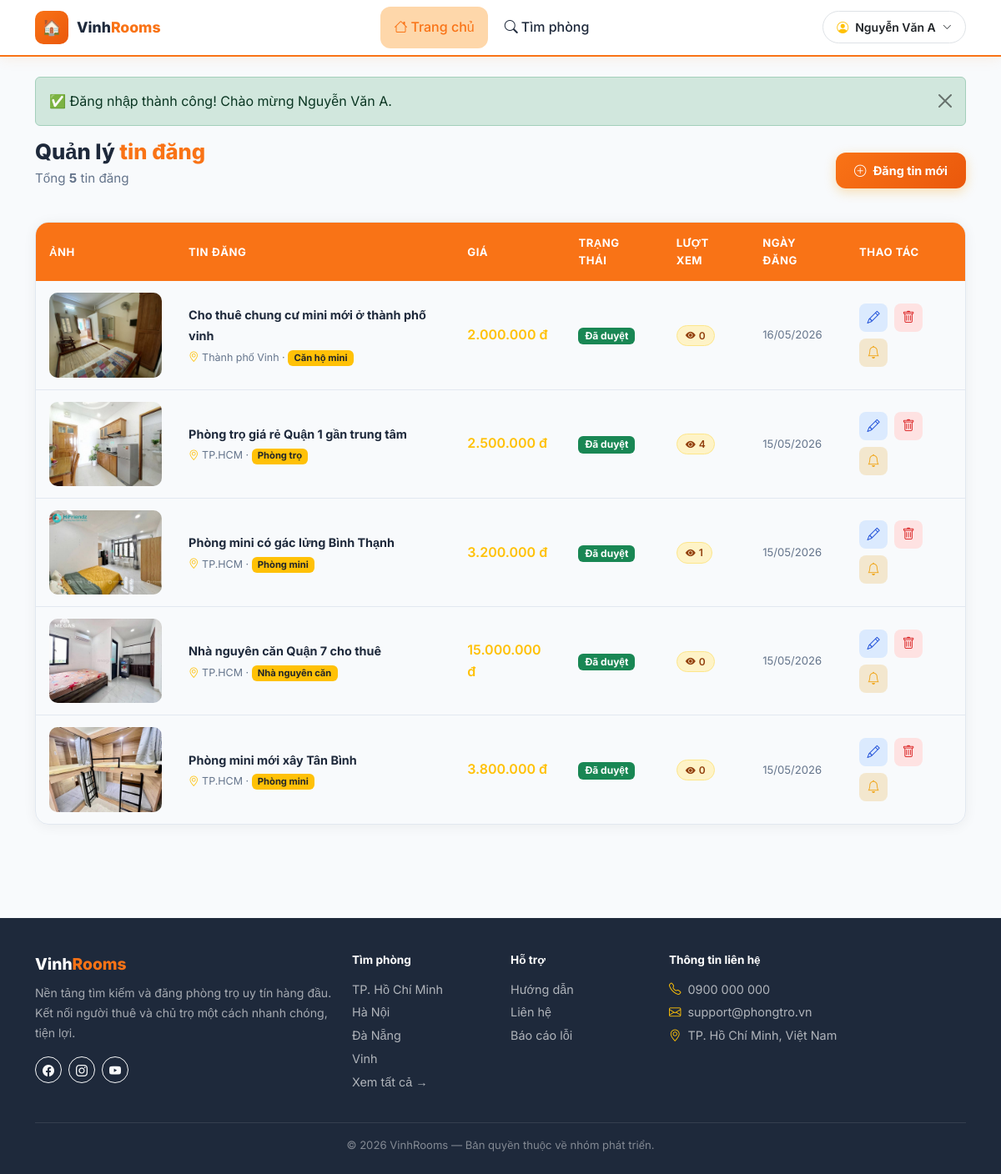
Page /my-posts/index.php (signed in) on the earlier database version.
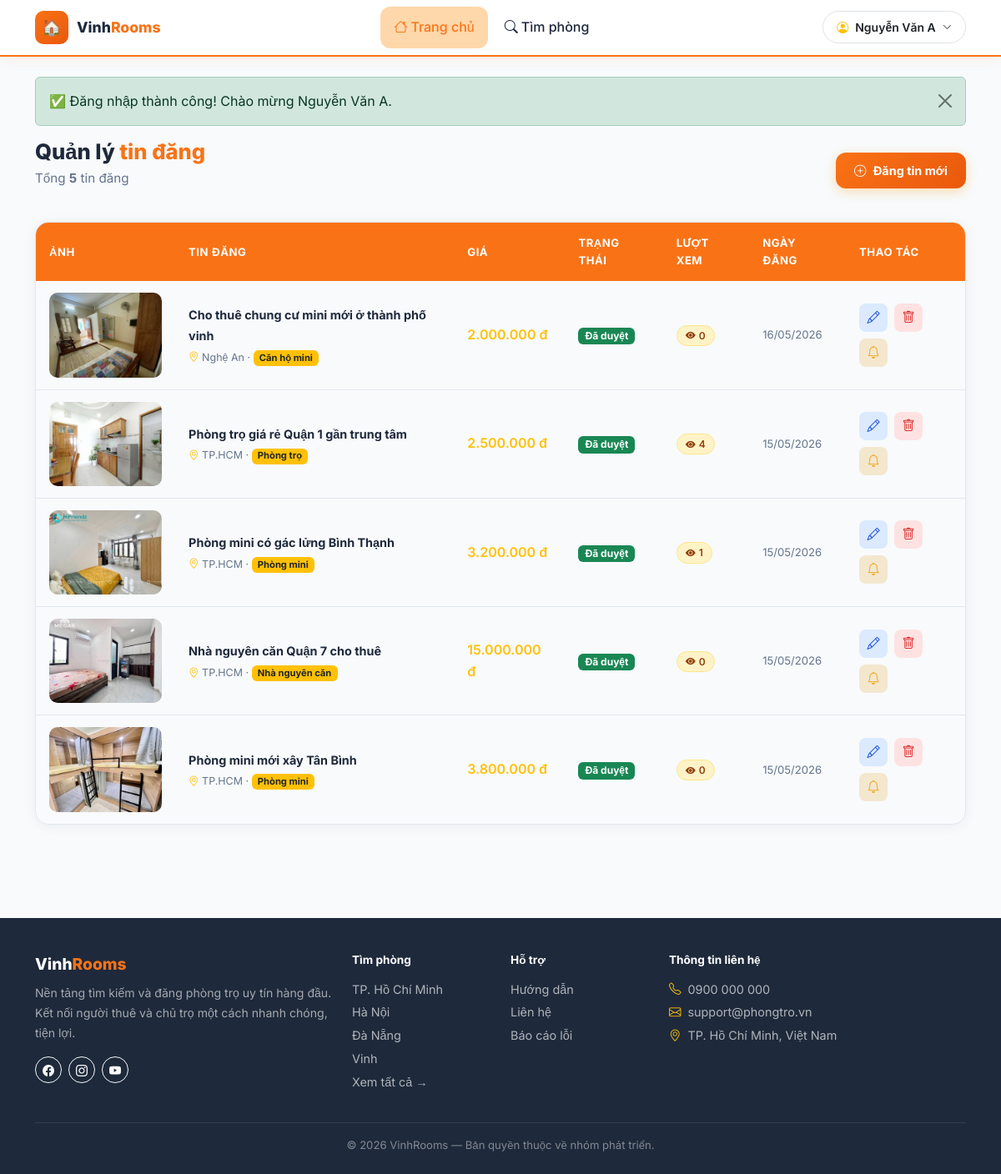
Same page on the later database version.
### tables this page shows
CREATE TABLE `tin_dang` (
  `id` int(11) UNSIGNED NOT NULL,
  `phong_tro_id` int(10) UNSIGNED NOT NULL,
  `tieu_de` varchar(255) DEFAULT NULL,
  `mo_ta` text DEFAULT NULL,
  `gia` decimal(10,2) DEFAULT NULL,
  `trang_thai` enum('cho_duyet','da_duyet','bi_tu_choi','an') DEFAULT 'cho_duyet',
  `luot_xem` int(11) DEFAULT 0,
  `created_at` datetime DEFAULT NULL,
  `updated_at` datetime DEFAULT NULL
);

CREATE TABLE `khu_vuc` (
  `id` int(10) UNSIGNED NOT NULL,
  `tinh_thanh` varchar(100) NOT NULL,
  `phuong_xa` varchar(100) NOT NULL
);

CREATE TABLE `phong_tro` (
  `id` int(10) UNSIGNED NOT NULL,
  `user_id` int(10) UNSIGNED NOT NULL,
  `loai_phong_id` int(10) UNSIGNED DEFAULT NULL,
  `khu_vuc_id` int(10) UNSIGNED DEFAULT NULL,
  `gia_goc` decimal(12,0) NOT NULL COMMENT 'VND/tháng',
  `dien_tich` float NOT NULL COMMENT 'm2',
  `dia_chi` varchar(255) NOT NULL,
  `so_phong_ngu` tinyint(3) UNSIGNED DEFAULT 1,
  `so_wc` tinyint(3) UNSIGNED DEFAULT 1,
  `tien_nghi` text DEFAULT NULL COMMENT 'JSON hoặc text mô tả tiện nghi',
  `hinh_anh` varchar(255) DEFAULT NULL COMMENT 'Ảnh đại diện',
  `trang_thai` enum('co_san','da_cho_thue') NOT NULL DEFAULT 'co_san',
  `created_at` datetime NOT NULL DEFAULT current_timestamp(),
  `updated_at` datetime NOT NULL DEFAULT current_timestamp() ON UPDATE current_timestamp()
);

CREATE TABLE `loai_phong` (
  `id` int(10) UNSIGNED NOT NULL,
  `ten` varchar(100) NOT NULL,
  `mo_ta` text DEFAULT NULL
);

### my-posts/index.php (the view, shortened to what the changed rows need)
<?php
require_once __DIR__ . '/../includes/functions.php';
require_once __DIR__ . '/../includes/header.php';
$db     = getDB();
$userId = (int)$_SESSION['user_id'];
$page    = max(1, (int)($_GET['page'] ?? 1));
$perPage = 10;
$offset  = ($page - 1) * $perPage;
$rooms = $db->query("
    SELECT td.id AS tin_id, td.tieu_de, td.mo_ta, td.gia, td.luot_xem,
           td.trang_thai, td.created_at,
           p.id AS phong_id, p.dien_tich, p.dia_chi, p.gia_goc, p.hinh_anh,
           l.ten AS loai_ten, k.tinh_thanh
    FROM tin_dang td
    JOIN phong_tro p    ON td.phong_tro_id = p.id
    LEFT JOIN loai_phong l ON p.loai_phong_id = l.id
    LEFT JOIN khu_vuc k    ON p.khu_vuc_id = k.id
    WHERE p.user_id = $userId AND td.trang_thai != 'bi_xoa'
    ORDER BY td.created_at DESC
    LIMIT $perPage OFFSET $offset
")->fetch_all(MYSQLI_ASSOC);
?>
<div class="container py-4">
    <div class="d-flex align-items-center justify-content-between mb-4 flex-wrap gap-3">
        <div>
            <h1 class="section-title mb-0">Quản lý <span>tin đăng</span></h1>
        </div>
    </div>
    <?php if (empty($rooms)): ?>
    <div class="empty-state">
        <div class="empty-icon">📋</div>
        <h4>Bạn chưa có tin đăng nào</h4>
        <p>Hãy đăng tin phòng trọ đầu tiên của bạn!</p>
        <a href="<?= BASE_URL ?>/my-posts/create.php" class="btn-post-new mt-2">
            <i class="bi bi-plus-circle me-2"></i>Đăng tin ngay
        </a>
    </div>
    <?php else: ?>
    <div class="posts-table-wrap">
        <table class="posts-table">
            <thead>
                <tr>
                    <th style="width:15%;">Ảnh</th>
                    <th style="width:30%">Tin đăng</th>
                    <th>Giá</th>
                    <th>Trạng thái</th>
                    <th>Lượt xem</th>
                    <th>Ngày đăng</th>
                    <th>Thao tác</th>
                </tr>
            </thead>
            <tbody>
            <?php foreach ($rooms as $r): ?>
            <tr>
                <td>
                    <img src="<?= getImageUrl($r['hinh_anh']) ?>"
                        class="room-thumb"
                        style="border-radius: 10px"
                        alt=""
                        onerror="this.src='<?= BASE_URL ?>/assets/images/no-image.svg'">
                </td>
                <td>
                    <div class="post-row-title">
                        <a href="<?= BASE_URL ?>/room-detail.php?id=<?= $r['tin_id'] ?>" target="_blank">
                            <?= e($r['tieu_de']) ?>
                        </a>
                    </div>
                    <div class="post-row-meta">
                        <i class="bi bi-geo-alt text-warning"></i> <?= e($r['tinh_thanh'] ?? '') ?>
                        <?php if ($r['loai_ten']): ?>
                        · <span class="badge bg-warning text-dark" style="font-size:.7rem"><?= e($r['loai_ten']) ?></span>
                        <?php endif; ?>
                    </div>
                </td>
                <td class="fw-semibold text-warning">
                    <?= formatPrice($r['gia']) ?>
                </td>
                <td><?= tinDangStatusBadge($r['trang_thai']) ?></td>
                <td>
                    <span class="view-pill"><i class="bi bi-eye-fill"></i> <?= number_format($r['luot_xem']) ?></span>
                </td>
                <td style="font-size:.82rem;color:var(--text-muted)"><?= formatDate($r['created_at']) ?></td>
                <td>
                    <div class="d-flex gap-2 flex-wrap">
                        <a href="<?= BASE_URL ?>/my-posts/edit.php?id=<?= $r['tin_id'] ?>" class="btn-act edit" title="Sửa">
                            <i class="bi bi-pencil"></i>
                        </a>
                        <a href="<?= BASE_URL ?>/my-posts/delete.php?id=<?= $r['tin_id'] ?>"
                           class="btn-act del" title="Xóa"
                           onclick="return confirm('Bạn chắc chắn muốn xóa tin này?')">
                            <i class="bi bi-trash"></i>
                        </a>
                        <?php if ($r['trang_thai'] === 'da_duyet'): ?>
                        <a href="<?= BASE_URL ?>/my-posts/report-rented.php?id=<?= $r['tin_id'] ?>" class="btn-act report" title="Báo cáo phòng đã cho thuê">
                            <i class="bi bi-bell"></i>
                        </a>
                        <?php elseif($r['trang_thai'] !== 'da_duyet'): ?>
                        <a href="<?= BASE_URL ?>/my-posts/report-rented.php?id=<?= $r['tin_id'] ?>" class="btn-act report" title="Yêu cầu mở lại tin đăng">
                            <i class="bi bi-unlock"></i>
                        </a>
                        <?php endif; ?>
                    </div>
                </td>
            </tr>
            <?php endforeach; ?>
            </tbody>
        </table>
    </div>
    <?php endif; ?>
</div>
<?php require_once __DIR__ . '/../includes/footer.php'; ?>

### includes/functions.php (shortened to what the changed rows need)
<?php
function formatPrice(float $price): string {
    return number_format($price, 0, ',', '.') . ' đ';
}
function formatDate(string $date): string {
    return date('d/m/Y', strtotime($date));
}
function e(string $str): string {
    return htmlspecialchars($str, ENT_QUOTES, 'UTF-8');
}
function getImageUrl(?string $filename): string {
    if ($filename[0] === '/') {
        $physicalPath = __DIR__ . '/..' . $filename;
        if (file_exists($physicalPath)) {
            return BASE_URL . $filename;
        }
        return BASE_URL . '/assets/images/no-image.svg';
    }
    if (file_exists(UPLOAD_DIR . $filename)) {
        return UPLOAD_URL . $filename;
    }
    return BASE_URL . '/assets/images/no-image.svg';
}
function tinDangStatusBadge(string $status): string {
    $map = [
        'cho_duyet'  => ['warning',   'Chờ duyệt'],
        'da_duyet'   => ['success',   'Đã duyệt'],
        'bi_tu_choi' => ['danger',    'Bị từ chối'],
        'an'         => ['secondary', 'Đã ẩn'],
    ];
    [$color, $label] = $map[$status] ?? ['light', $status];
    return "<span class=\"badge bg-{$color}\">{$label}</span>";
}

Differences in the rows shown:
changed tin_dang "Cho thuê chung cư mini mới ở thành phố vinh": khu_vuc.tinh_thanh "Thành phố Vinh" → "Nghệ An"
